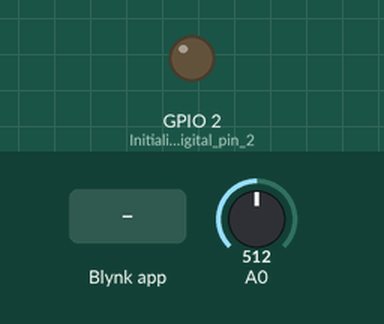
Bench run of a sketch on a simulated ESP8266 (Wemos D1 mini). Shown: output pins drawn as LEDs (lit = HIGH). The inputs (shaded band) are chosen by the test bench; at power-on: A0 = 512. WiFi joins after 1.5 s; servers stay silent unless stated.

Above: at 3.1 s.
3.2 s: Blynk app writes 1 to V0
At 3.9 s:
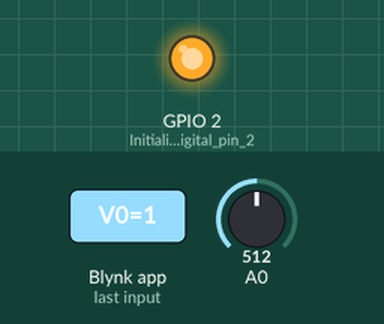
4.7 s: Blynk app writes 0 to V0
At 5.0 s:
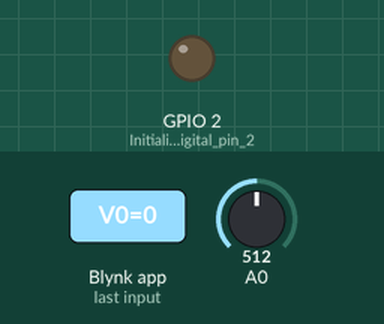
Timing chart, 0 to 7.7 s (numbered marks = the images above; inputs shaded):
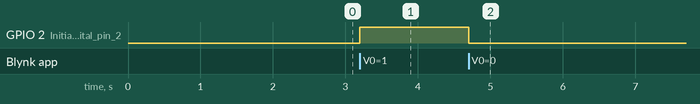

Measured:
- after the input at 3.2 s, GPIO 2 (Initialise_digital_pin_2): LOW → HIGH at once
- after the input at 4.7 s, GPIO 2 (Initialise_digital_pin_2): HIGH → LOW at once

The sketch:

Sensor_Monitoring_Blynk_ESP8266.ino
```cpp
// Fill-in information from your Blynk Template here
#define BLYNK_TEMPLATE_ID "TMPLPXV1j_P4"
#define BLYNK_DEVICE_NAME "NodeMCU"

#define BLYNK_FIRMWARE_VERSION        "0.1.0"

#define BLYNK_PRINT Serial
//#define BLYNK_DEBUG

#define APP_DEBUG

// Uncomment your board, or configure a custom board in Settings.h
//#define USE_SPARKFUN_BLYNK_BOARD
//#define USE_NODE_MCU_BOARD
//#define USE_WITTY_CLOUD_BOARD
//#define USE_WEMOS_D1_MINI

#include "BlynkEdgent.h"

int temp;

BLYNK_WRITE(V0)
{
  if(param.asInt()==1){
    digitalWrite(2, HIGH);
  }
  else{
    digitalWrite(2, LOW);
  }
}

BLYNK_CONNECTED()
{
  Blynk.syncVirtual(V0);
  Blynk.virtualWrite(V1, temp);
}

void setup()
{
  pinMode(2, OUTPUT); // Initialise digital pin 2 as an output pin
  Serial.begin(115200);
  delay(100);

  BlynkEdgent.begin();
}

void loop() {
  temp= analogRead(A0)*0.32;
  BlynkEdgent.run();
}
```
